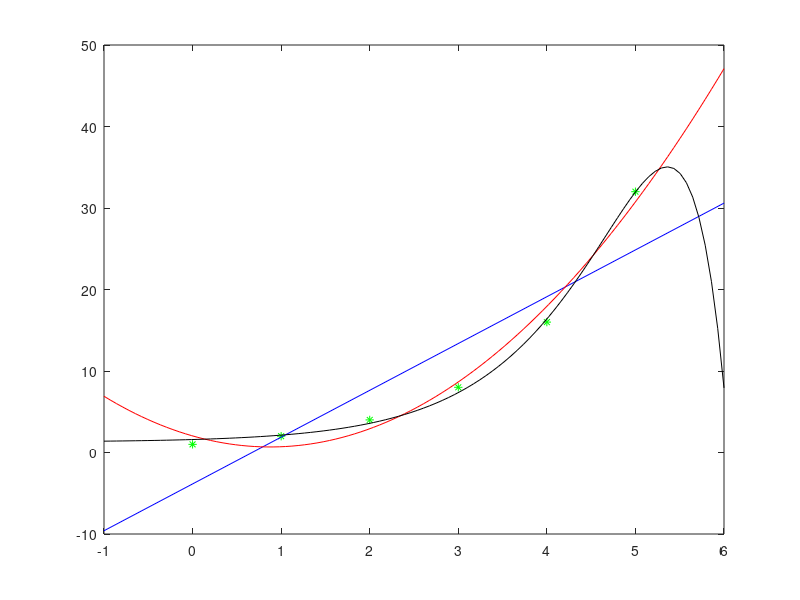

Reproduce this figure in MATLAB.
% Esercitazione 3 - Es. 6

close all 
clear all
clc

x=0:5;
y=2.^x; %vettore con potenze di 2

%disp(y');

n=1; %retta regressione
c=polyfit(x,y,n);
z=[-1 6];
p=polyval(c,z);

plot(x,y,'g*',z,p,'b')
p1=polyval(c,x);
residuo1=sum((p1-y).^2);

n=2; %parabola
c=polyfit(x,y,n);
z=linspace(-1,6);
p=polyval(c,z);

hold on
plot(z,p,'r')
p2=polyval(c,x);
residuo2=sum((p2-y).^2);

n=2; %somma esponenziale di ordine 2
c=polyfit(exp(x), y, n);
z=linspace(-1,6);
p=polyval(c,exp(z));
plot(z,p, 'k')
pexp=polyval(c, exp(x));
residuoexp=sum((pexp-y).^2);

disp([[1 2 exp(1)]' [residuo1 residuo2 residuoexp]'])
